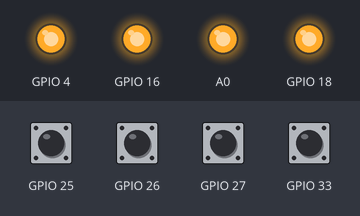
The sketch below on a simulated ESP8266 (NodeMCU). On the bench: output pins drawn as LEDs (lit = HIGH). The inputs (shaded band) are chosen by the test bench; at power-on: GPIO 25–27, GPIO 33 HIGH. WiFi joins after 1.5 s; servers stay silent unless stated; EEPROM starts erased; what the sketch prints to the serial monitor is not drawn.

Above: at 2.7 s.
2.8 s: GPIO 25 pulled LOW for 0.15 s
At 2.87 s:
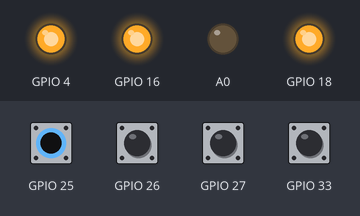
4.4 s: GPIO 26 pulled LOW for 0.15 s
At 4.47 s:
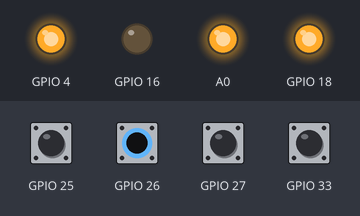
6.0 s: GPIO 27 pulled LOW for 0.15 s
At 6.07 s:
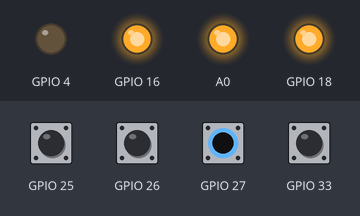
7.6 s: GPIO 33 pulled LOW for 0.15 s
At 7.67 s:
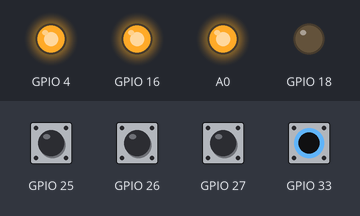
10.7 s: GPIO 25 driven LOW and GPIO 26 driven LOW
At 11.2 s:
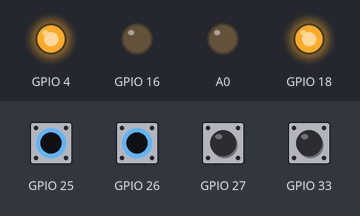
Timing chart, 0 to 13.2 s (numbered marks = the images above; inputs shaded):
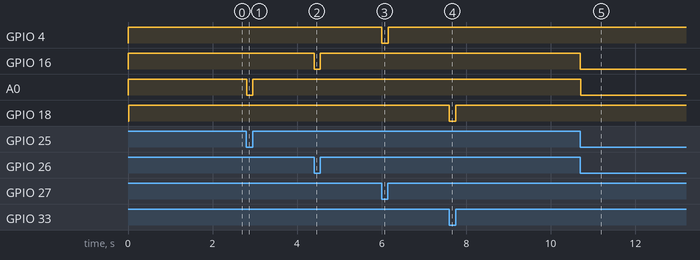

Measured:
- after the input at 2.8 s, A0: HIGH → LOW at once, → HIGH 0.15 s later
- after the input at 4.4 s, GPIO 16: HIGH → LOW at once, → HIGH 0.15 s later
- after the input at 6.0 s, GPIO 4: HIGH → LOW at once, → HIGH 0.15 s later
- after the input at 7.6 s, GPIO 18: HIGH → LOW at once, → HIGH 0.15 s later
- after the input at 10.7 s, GPIO 16, A0: HIGH → LOW at once

The sketch:

ESP_AsyncWebServer_HomeAutomation.ino
```cpp
#include <Arduino.h>
#include <ArduinoJson.h>
#ifdef ESP32
#include <WiFi.h>
#include <AsyncTCP.h>
#elif defined(ESP8266)
#include <ESP8266WiFi.h>
#include <ESPAsyncTCP.h>
#endif
#include <ESPAsyncWebServer.h>
#include <EEPROM.h>


#define LOW_LEVEL_TRIGGERED_RELAYS true
#define ALL_RELAY_PINS_INDEX -1

const char* ssid     = "your wifi ssid";
const char* password = "your wifi password";

AsyncWebServer server(80);
AsyncWebSocket ws("/ws");

struct MY_RELAY_PINS
{
  String  relayPinName;
  int     relayPinNumber;
  int     relayStatus;
  String  buttonDescription;
  int     inputSwitchNumber;
  int     inputSwitchStatus;
};
//Set up your relay pins here
std::vector<MY_RELAY_PINS> myRelayPins =
{
  {"Relay1",  4, 0, "Bulb", 27, 0},
  {"Relay2", 16, 0, "Lamp", 26, 0},
  {"Relay3", 17, 0, "Christmas Light", 25, 0},
  {"Relay4", 18, 0, "Blue Light", 33, 0},
};

const char* myInitialPage PROGMEM = R"HTMLHOMEPAGE(
<html>
  <meta name="viewport" content="width=device-width, initial-scale=1.0">
  <head>
    <style>
      body
      {
        max-width: max-content;
        margin: auto;
        background-color: powderblue;
      }
      th
      {
        width:300px;font-size:30;height:70px;font-family:arial;
      }
      input[type=button]
      {
        background-color:red;color:white;border-radius:30px;width:100px;height:40px;font-size:20;
      }
    </style>
    <h2 style="color: teal;text-align:center;">Welcome To Home Automation</h2>
    <h3  style="color: teal;text-align:center;">Using Local Async Webserver - Websocket</h3>
  </head>

  <body>

    %ALL_BUTTONS_PLACEHOLDER%

    <script>
      var webSocketUrl = "ws:\/\/" + window.location.hostname + "/ws";
      var websocket;

      function initWebSocket()
      {
        websocket = new WebSocket(webSocketUrl);
        websocket.onopen    = function(event){};
        websocket.onclose   = function(event){setTimeout(initWebSocket, 2000);};
        websocket.onmessage = function(event)
        {
          var relayArray = JSON.parse(event.data);
          for (var i = 0; i < relayArray.length ; i++)
          {
            var myButton = document.getElementById(relayArray[i].relayPinName);
            myButton.value = (relayArray[i].relayStatus ? "ON" : "OFF");
            myButton.style.backgroundColor = (myButton.value == "ON" ? "green" : "red");
          }
        };
      }

      function onClickSetRelayPinStatus(button)
      {
        var value = (button.value == "ON") ? 0 : 1 ;
        var msg =
        {
          relayPinName : button.id,
          relayStatus : value,
        };
        websocket.send(JSON.stringify(msg));
      }

      window.onload = initWebSocket;
    </script>
  </body>
</html>
)HTMLHOMEPAGE";

//This function replaces %ALL_BUTTONS_PLACEHOLDER% and creates buttons from relay pins declared above
String processor(const String& var)
{
  String htmlHomePageButtons = "";
  if(var == "ALL_BUTTONS_PLACEHOLDER")
  {
    htmlHomePageButtons += "<table>";

    for (int i = 0; i < myRelayPins.size(); i++)
    {
      htmlHomePageButtons += "<tr>";
      htmlHomePageButtons += "<th>" + myRelayPins[i].buttonDescription + "</th>  <td><input type='button' id='" + myRelayPins[i].relayPinName  + "' value='OFF' onclick='onClickSetRelayPinStatus(this)'></td>";
      htmlHomePageButtons += "</tr>";
    }
    htmlHomePageButtons += "</table>";
  }
  return htmlHomePageButtons;
}

//Create relay status like :  [{"relayPinName":"Relay1", "relayStatus":1}, {"relayPinName":"Relay2", "relayStatus":0}]
//if relayPinArrayIndex is -1 then get all relay pins status. Else just get the values for relayPinArrayIndex relay
String getRelayPinsStatusJson(int relayPinArrayIndex)
{
  int loopStartIndex = (relayPinArrayIndex == ALL_RELAY_PINS_INDEX ? 0 : relayPinArrayIndex) ;
  int loopSize = (relayPinArrayIndex == ALL_RELAY_PINS_INDEX ? myRelayPins.size() : relayPinArrayIndex+1) ;

  String delimeter, outputString;
  outputString = "[";
  for (int i = loopStartIndex; i < loopSize; i++)
  {
    String relayStatusString = "{\"relayPinName\":\"" + myRelayPins[i].relayPinName + "\", \"relayStatus\":" + myRelayPins[i].relayStatus + "}" ;
    delimeter = (i == loopSize - 1) ? "" : ",";
    outputString += relayStatusString + delimeter;
  }
  outputString += "]";
  return outputString;
}

void updateRelay(int i)
{
  EEPROM.write(i, byte(myRelayPins[i].relayStatus));
  EEPROM.commit();
  digitalWrite(myRelayPins[i].relayPinNumber, (LOW_LEVEL_TRIGGERED_RELAYS ? !(myRelayPins[i].relayStatus) :  myRelayPins[i].relayStatus));
}

void handleRoot(AsyncWebServerRequest *request)
{
  request->send_P(200, "text/html", myInitialPage, processor);
}

void handleNotFound(AsyncWebServerRequest *request)
{
    request->send(404, "text/plain", "File Not Found");
}


void onWebSocketEvent(AsyncWebSocket *server,
                      AsyncWebSocketClient *client,
                      AwsEventType type,
                      void *arg,
                      uint8_t *data,
                      size_t len)
{
  switch (type)
  {
    case WS_EVT_CONNECT:
      Serial.printf("WebSocket client #%u connected from %s\n", client->id(), client->remoteIP().toString().c_str());
      client->text(getRelayPinsStatusJson(ALL_RELAY_PINS_INDEX));
      break;
    case WS_EVT_DISCONNECT:
      Serial.printf("WebSocket client #%u disconnected\n", client->id());
      break;
    case WS_EVT_DATA:
      AwsFrameInfo *info;
      info = (AwsFrameInfo*)arg;
      if (info->final && info->index == 0 && info->len == len && info->opcode == WS_TEXT)
      {
        // Deserialize the JSON document
        StaticJsonDocument<200> doc;
        DeserializationError error = deserializeJson(doc, data);
        if (error)
        {
          Serial.print(F("deserializeJson() failed: "));
          Serial.println(error.f_str());
          return;
        }
        String relayPinName = doc["relayPinName"];
        for (int i = 0; i < myRelayPins.size(); i++)
        {
          if (myRelayPins[i].relayPinName == relayPinName)
          {
            myRelayPins[i].relayStatus = doc["relayStatus"];
            updateRelay(i);
            ws.textAll(getRelayPinsStatusJson(i));
          }
        }
      }
      break;
    case WS_EVT_PONG:
    case WS_EVT_ERROR:
      break;
    default:
      break;
  }
}

void setUpPinModes()
{
  EEPROM.begin(myRelayPins.size());

  for (int i = 0; i < myRelayPins.size(); i++)
  {
    myRelayPins[i].relayStatus = (EEPROM.read(i) == 1 ? 1 : 0);
    pinMode(myRelayPins[i].relayPinNumber, OUTPUT);
    updateRelay(i);

    pinMode(myRelayPins[i].inputSwitchNumber, INPUT_PULLUP);
    myRelayPins[i].inputSwitchStatus = digitalRead(myRelayPins[i].inputSwitchNumber);
  }
}


void readSwitchesAndSetRelayStatus()
{
  for (int i = 0; i < myRelayPins.size(); i++)
  {
    int switchStatus = digitalRead(myRelayPins[i].inputSwitchNumber);
    //If switch status changed, then toggle the relay status and send notification to all
    if (switchStatus != myRelayPins[i].inputSwitchStatus)
    {
      myRelayPins[i].inputSwitchStatus = switchStatus;
      myRelayPins[i].relayStatus = !(myRelayPins[i].relayStatus) ;
      updateRelay(i);
      ws.textAll(getRelayPinsStatusJson(i));
    }
  }
}

void setup(void)
{
  setUpPinModes();
  Serial.begin(115200);
  WiFi.mode(WIFI_STA);
  WiFi.begin(ssid, password);
  Serial.println("");

  // Wait for connection
  if (WiFi.waitForConnectResult() != WL_CONNECTED)
  {
    Serial.printf("WiFi Failed!\n");
    return;
  }
  Serial.println("");
  Serial.print("Connected to ");
  Serial.println(ssid);
  Serial.print("IP address: ");
  Serial.println(WiFi.localIP());

  server.on("/", HTTP_GET, handleRoot);
  server.onNotFound(handleNotFound);

  ws.onEvent(onWebSocketEvent);
  server.addHandler(&ws);

  server.begin();
  Serial.println("HTTP server started");
}

void loop()
{
  ws.cleanupClients();
  readSwitchesAndSetRelayStatus();
}
```
